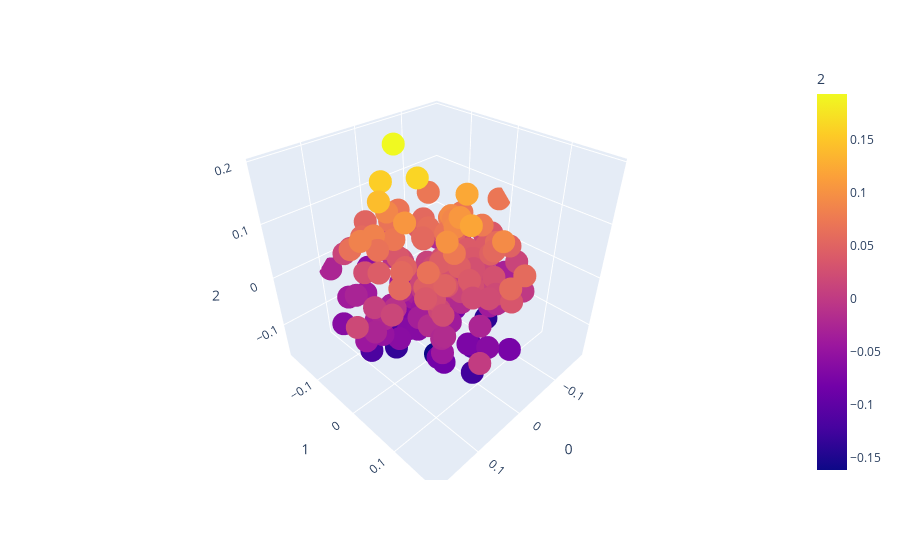

Notebook cell for this chart:
### Code cell
import plotly.express as px

# Necesitamos una lista con las palabras para ponerlas en el grafico
words = model.wv.index_to_key
words

fig = px.scatter_3d(df, x=0, y=1, z=2,
              color=2)
fig.show()

### Figure 1 — Plotly figure (JSON) as saved in the notebook; plotly's stock layout.template omitted (floating-point values rounded to 4 significant figures; data arrays with more than 128 entries replaced by an {"elided": "..."} marker saying what was removed)
{"data": [{"hovertemplate": "0=%{x}<br>1=%{y}<br>2=%{marker.color}<extra></extra>", "legendgroup": "", "marker": {"color": {"elided": "212 float values"}, "coloraxis": "coloraxis", "symbol": "circle"}, "mode": "markers", "name": "", "scene": "scene", "showlegend": false, "type": "scatter3d", "x": {"elided": "212 float values"}, "y": {"elided": "212 float values"}, "z": {"elided": "212 float values"}}], "layout": {"coloraxis": {"colorbar": {"title": {"text": "2"}}, "colorscale": [[0, "#0d0887"], [0.1111, "#46039f"], [0.2222, "#7201a8"], [0.3333, "#9c179e"], [0.4444, "#bd3786"], [0.5556, "#d8576b"], [0.6667, "#ed7953"], [0.7778, "#fb9f3a"], [0.8889, "#fdca26"], [1, "#f0f921"]]}, "legend": {"tracegroupgap": 0}, "margin": {"t": 60}, "scene": {"domain": {"x": [0, 1], "y": [0, 1]}, "xaxis": {"title": {"text": "0"}}, "yaxis": {"title": {"text": "1"}}, "zaxis": {"title": {"text": "2"}}}}}
